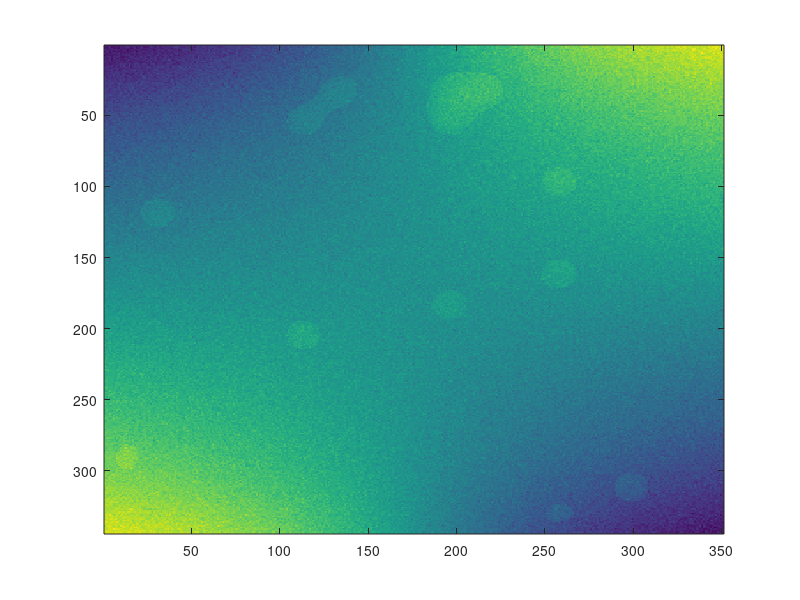

The MATLAB script that drew this image: (Note: this script raises an error after producing the figure.)
% This code is created by Hao Yan? June 8th, 2017
% If you have any questions, please contact HaoYan@asu.edu
% Paper: Yan, Hao, Kamran Paynabar, and Jianjun Shi. "Anomaly detection in images with smooth background via smooth-sparse decomposition." Technometrics 59.1 (2017): 102-114.
load data.mat

sigma = 0.05;
delta = 0.2;
Y = Y0 + delta*A0 + normrnd(0,sigma,size(A0,1),size(A0,2));
figure;imagesc(Y)


kx = 6; ky = 6;
nx = size(Y,1); ny = size(Y,2);
B{1} = bsplineBasis(nx,kx,3);
B{2} = bsplineBasis(ny,ky,3);
sd = 3;
snk = 4;  skx = round(nx/snk); sky = round(ny/snk);
Bs{1} = bsplineBasis(nx,skx,2);
Bs{2} = bsplineBasis(ny,sky,2);


 [yhat,a] = bsplineSmoothDecompauto(Y,B,Bs,[],[]);
 
 figure
 colormap('jet')
 subplot(1,2,1)
 imagesc(yhat)
 title('Mean')
 set(gca,'FontSize',14)

 subplot(1,2,2)
 imagesc(a)
 title('Anomalies')
 set(gca,'FontSize',14)
 
  
 